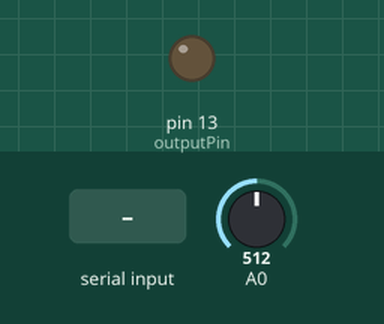
Recording of a sketch running on a simulated Arduino Uno, built with avr-gcc and run on an emulated ATmega328P. On the bench: output pins drawn as LEDs (lit = HIGH). Inputs (shaded band) come from the test bench; at power-on: A0 = 512. What the sketch prints to the serial monitor is not drawn.

Above: at 1.2 s.
1.3 s: "on%" received over Serial
At 2.0 s:
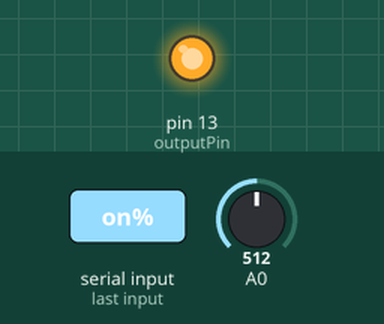
2.8 s: "off%" received over Serial
At 3.1 s:
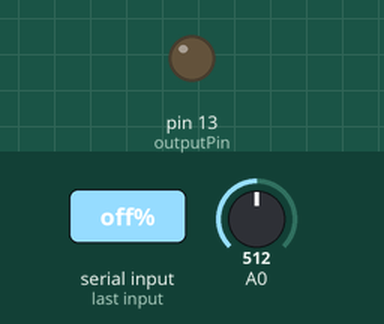
Timing chart, 0 to 5.8 s (numbered marks = the images above; inputs shaded):
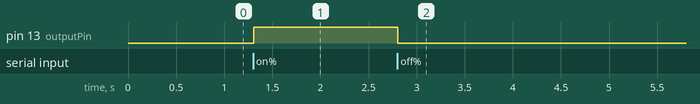

The sketch:

main.ino
```cpp
// arduinoNodeJS.ino

int outputPin = 13;

void setup() {
	Serial.begin(9600);
	pinMode(outputPin, OUTPUT);
	digitalWrite(outputPin, LOW);
}

void loop() {
	if (Serial.available()>0){
		String incomeData = Serial.readStringUntil('%');
		if (incomeData == "on") {
		  	digitalWrite(outputPin, HIGH);
		} else if (incomeData == "off") {
		  	digitalWrite(outputPin, LOW);
		}
	}
	int sensor = analogRead(A0);
  	Serial.println(String(sensor));
}
```

Measured:
- after the input at 1.3 s, pin 13 (outputPin): LOW → HIGH at once
- after the input at 2.8 s, pin 13 (outputPin): HIGH → LOW at once
